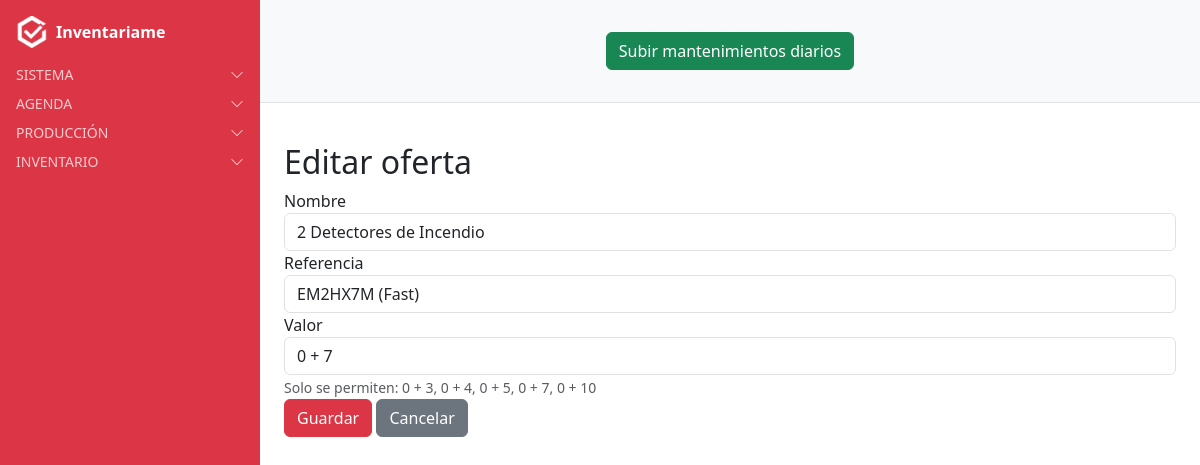
The page /ofertas/45/editar/ (signed in) on the database its author committed.
### oferta/models.py (models this page shows, shortened)
class Oferta(models.Model):
    nombre = models.CharField(max_length=150)
    referencia = models.ForeignKey(
        Referencia,
        on_delete=models.CASCADE,
        related_name="ofertas",
        default=1
    )
    valor = models.IntegerField(
        choices=[(3, "0 + 3"), (4, "0 + 4"), (5, "0 + 5"), (7, "0 + 7"), (10, "0 + 10")],
        help_text="Selecciona uno de los valores permitidos"
    )
    class Meta:
        verbose_name = "Oferta"
        verbose_name_plural = "Ofertas"
        ordering = ["nombre"]

### oferta/views.py (the view)
# urls.py: path("<int:pk>/editar/", views.oferta_editar, name="oferta_editar"),
@login_required
def oferta_editar(request, pk):
    oferta = get_object_or_404(Oferta, pk=pk)
    form = OfertaForm(request.POST or None, instance=oferta)
    if form.is_valid():
        form.save()
        return redirect("oferta_list")
    return render(request, "oferta/oferta_form.html", {"form": form, "titulo": "Editar oferta"})

### oferta/forms.py
class OfertaForm(forms.ModelForm):
    class Meta:
        model = Oferta
        fields = ["nombre", "referencia", "valor"]
        widgets = {
            "nombre": forms.TextInput(attrs={"class": "form-control"}),
            "referencia": forms.Select(attrs={"class": "form-control"}),
            "valor": forms.Select(
                choices=[(3, "0 + 3"), (4, "0 + 4"), (5, "0 + 5"), (7, "0 + 7"), (10, "0 + 10")],
                attrs={"class": "form-control"}
            ),
        }

### referencias/models.py (called while the page is built)
    def __str__(self):
        return self.nombre

    def __str__(self):
        return f"{self.nombre} ({self.tipo})"

### users/context_processors.py (called while the page is built)
def alertas_processor(request):
    if not request.user.is_authenticated:
        return {}
    ahora = timezone.now()
    proximas_con_recordatorio = Cita.objects.filter(
        usuario=request.user, recordatorio=True,
        fecha__gte=ahora, fecha__lte=ahora + timedelta(days=1)
    )
    if proximas_con_recordatorio.exists():
        return {"alertas": f"Tienes {proximas_con_recordatorio.count()} cita(s) con recordatorio en 24h"}
    return {}

### oferta/templates/oferta/oferta_form.html (shortened to what this page needs)
{% extends "base.html" %}
{% block content_authenticated %}
<div class="container mt-4">
  <h2>{{ titulo }}</h2>
  <form method="post">
    <div class="form-group">
      <label for="id_nombre">Nombre</label>
      {{ form.nombre }}
    </div>
    <div class="form-group">
      <label for="id_referencia">Referencia</label>
      {{ form.referencia }}
    </div>
    <div class="form-group">
      <label for="id_valor">Valor</label>
      {{ form.valor }}
      <small class="form-text text-muted">Solo se permiten: 0 + 3, 0 + 4, 0 + 5, 0 + 7, 0 + 10</small>
    </div>
    <button type="submit" class="btn btn-danger">Guardar</button>
    <a href="{% url 'oferta_list' %}" class="btn btn-secondary">Cancelar</a>
  </form>
</div>
{% endblock %}

### rows shown on the page
Oferta: nombre "2 Detectores de Incendio", referencia "EM2HX7M (Fast)", valor "0 + 7"

### other values the page prints
{{ titulo }} "Editar oferta"
